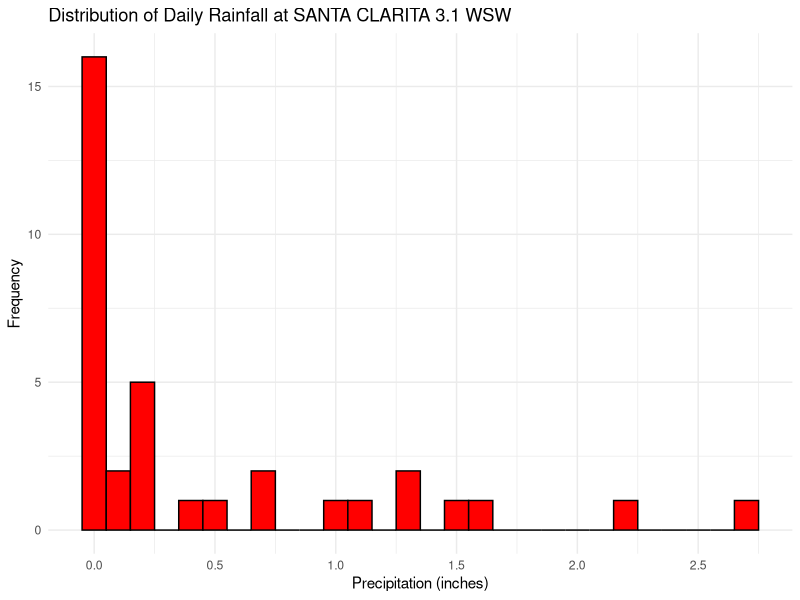
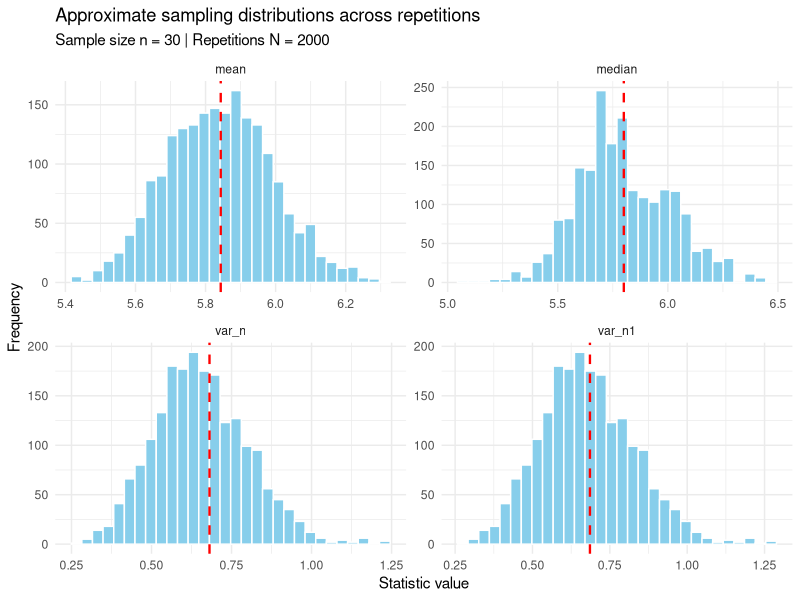

The R script that drew these images, in order:
## ---- chunk 1
#| message: false
#| warning: false
library(tidyverse)
setwd("~/Downloads/stats/stats101a/1.1")

weather_data <- read_csv("rainfallLACounty2025.csv", 
                         col_types = cols(DAPR = col_double(), 
                                          MDPR = col_double()))
## ---- chunk 2
weather_data |> count(STATION, NAME)
## ---- chunk 3
num_stations <- length(unique(weather_data$STATION))
num_stations
## ---- chunk 4
station_counts <- table(weather_data$STATION)
sort(station_counts)[1]
## ---- chunk 5
weather_data |> 
  count(STATION, NAME) |> 
  arrange(-n) |> 
  head(1)
## ---- chunk 6
weather_data |> 
  arrange(DATE) |> 
  head(1) |> 
  select(DATE)

weather_data |> 
  arrange(desc(DATE)) |> 
  head(1) |> 
  select(DATE)
## ---- chunk 7
weather_data |> 
  arrange(desc(PRCP)) |> 
  select(STATION, NAME, DATE, PRCP) |> 
  head(1)
## ---- chunk 8
unique(weather_data$NAME)
## ---- chunk 9
ucla_data <- weather_data |> 
  filter(NAME == "U C L A, CA US")
## ---- chunk 10
# Just to verify the logic in above
ucla_data$WT03
## ---- chunk 11
# Hail (WT05)
print("WT05")
sum(!is.na(ucla_data$WT05))

# Thunder (WT03)
print("WT03")
sum(!is.na(ucla_data$WT03))

# Smoke or Haze (WT08)
print("WT08")
sum(!is.na(ucla_data$WT08))
## ---- chunk 12
sum(ucla_data$PRCP)
## ---- chunk 13
ucla_data |> 
  filter(PRCP > 1) |> 
  nrow()
## ---- chunk 14
summary(ucla_data$PRCP)
## ---- chunk 15
ucla_data |> 
  arrange(-TMAX) |> 
  select(DATE, TMAX) |> 
  head(1)

ucla_data |> 
  arrange(-TMIN) |> 
  select(DATE, TMIN) |> 
  head(1)
## ---- chunk 16
weather_data |> 
  group_by(NAME) |> 
  summarize(
    avg_rain = mean(replace_na(PRCP, 0)),
    total_rain = sum(replace_na(PRCP, 0))
  )
## ---- chunk 17
weather_data |> 
  filter(NAME == "ACTON CALIFORNIA, CA US") |> 
  select(DATE, PRCP)
## ---- chunk 18
station_stats <- weather_data |> 
  group_by(NAME) |> 
  summarize(
    avg_rain = mean(replace_na(PRCP, 0)),
    total_rain = sum(replace_na(PRCP, 0))
  )

station_stats |> 
  arrange(-avg_rain) |> 
  head(1)

station_stats |> 
  arrange(-total_rain) |> 
  head(1)

## ---- chunk 19
hell_data <- weather_data |>
  filter(NAME == "SANTA CLARITA 3.1 WSW, CA US")

hell_data$PRCP <- replace_na(hell_data$PRCP, 0)

hell_data |> 
  ggplot(aes(x = PRCP)) +
  geom_histogram(binwidth = 0.1, fill = "red", color = "black") +
  scale_x_continuous(breaks = seq(0, 3, by = 0.5)) +
  labs(title = "Distribution of Daily Rainfall at SANTA CLARITA 3.1 WSW",
       x = "Precipitation (inches)",
       y = "Frequency") +
  theme_minimal()
summary(hell_data$PRCP)

## ---- chunk 20
# Function: simulate sampling distributions and plot four histograms
simulate_sampling_distributions <- function(x, n, N, seed = NULL, with_replacement = TRUE) {
  stopifnot(is.numeric(x), length(x) >= 1, n >= 1, N >= 1)
  if (!is.null(seed)) set.seed(seed)

  samp_once <- function() {
    samp <- sample(x, size = n, replace = with_replacement)
    m <- mean(samp)
    med <- median(samp)
    var_n <- mean((samp - m)^2)   # variance dividing by n
    var_n1 <- var(samp)           # variance dividing by n-1 (R's default)
    c(mean = m, median = med, var_n = var_n, var_n1 = var_n1)
  }

  stats_mat <- replicate(N, samp_once())          # 4 x N matrix
  stats_df  <- as.data.frame(t(stats_mat))        # N x 4 data frame

  # "Population" values computed on the full data x
  pop_mean    <- mean(x)
  pop_median  <- median(x)
  pop_var_n   <- mean((x - pop_mean)^2)
  pop_var_n1  <- var(x)

  stats_long <- stats_df |>
    pivot_longer(cols = everything(), names_to = "statistic", values_to = "value")

  pop_df <- tibble(
    statistic = c("mean", "median", "var_n", "var_n1"),
    pop_value = c(pop_mean, pop_median, pop_var_n, pop_var_n1)
  )

  p <- ggplot(stats_long, aes(x = value)) +
    geom_histogram(bins = 30, fill = "skyblue", color = "white") +
    facet_wrap(~ statistic, scales = "free") +
    geom_vline(data = pop_df, aes(xintercept = pop_value),
               color = "red", linetype = "dashed", linewidth = 0.8) +
    labs(
      title = "Approximate sampling distributions across repetitions",
      subtitle = paste("Sample size n =", n, "| Repetitions N =", N),
      x = "Statistic value", y = "Frequency"
    ) +
    theme_minimal()

  print(p)
  invisible(list(stats = stats_df, pop = pop_df))
}
## ---- chunk 21
# Verify using SepalLengthCm from the iris dataset
# Base R's iris has Sepal.Length in centimeters; create SepalLengthCm to match naming
iris_cm <- iris |> mutate(SepalLengthCm = Sepal.Length)

result_iris <- simulate_sampling_distributions(
  x = iris_cm$SepalLengthCm,
  n = 30,    # sample size
  N = 2000,  # number of repetitions
  seed = 101 # for reproducibility
)

# Show the corresponding population values used for the dashed lines
result_iris$pop
